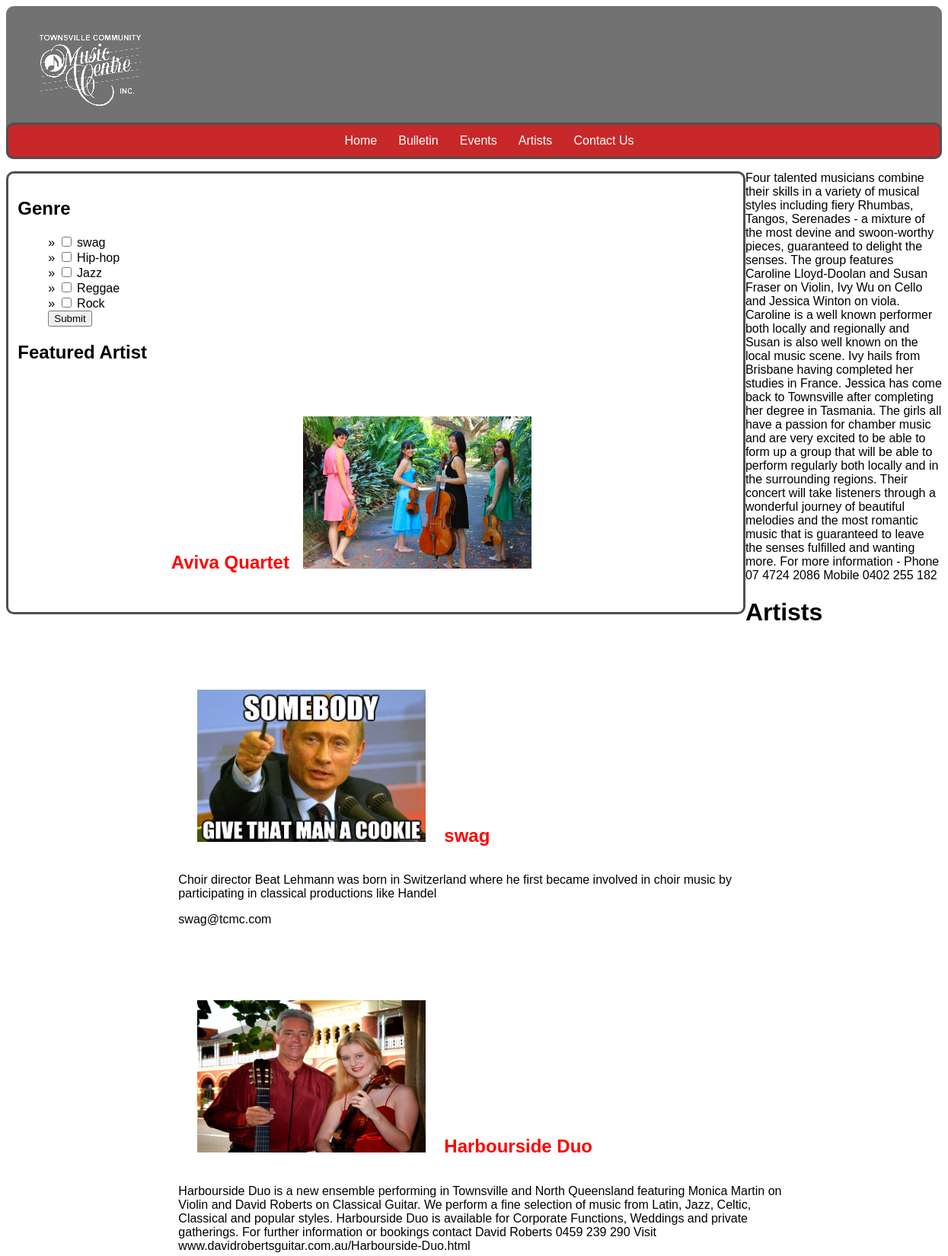
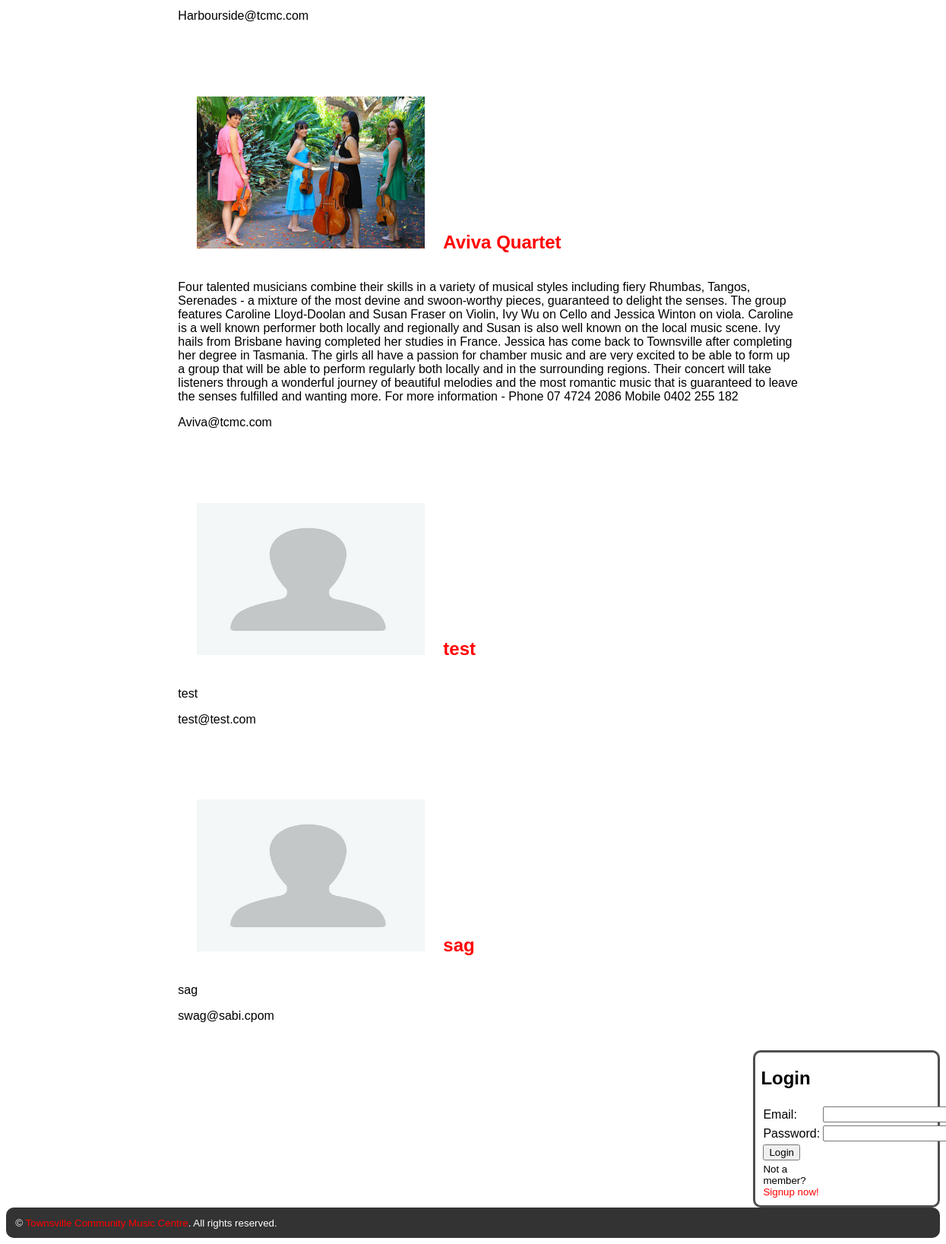
The app's page /artist_list.php with its own data (2 pictures, top to bottom).
### tables this page shows
CREATE TABLE "artistInput" (
  "artist_id" integer NOT NULL DEFAULT '0' PRIMARY KEY AUTOINCREMENT,
  "artist_name" text NOT NULL,
  "artist_description" text NULL,
  "email" text NOT NULL,
  "music_genre" text NULL,
  "location" text NOT NULL,
  "created_by" integer NOT NULL,
  FOREIGN KEY ("created_by") REFERENCES "users" ("id") ON DELETE NO ACTION ON UPDATE NO ACTION
);

### artist_list.php (the view, shortened to what this page needs)
<?php
	include("dbconnect.php");
?>
<!DOCTYPE html PUBLIC "-//W3C//DTD XHTML 1.0 Transitional//EN" "http://www.w3.org/TR/xhtml1/DTD/xhtml1-transitional.dtd">
<html xmlns="http://www.w3.org/1999/xhtml">
	<?php include("inc/header.php"); ?>
	<body>
    	<div id="main-wrapper">
            <?php include("inc/navigation.php"); ?>
          <section id="main-content">
          	<article2>
            	<div>
                    <h2>Genre</h2>
                    <form action="artist_list.php" method="POST">
                        <ul>
                            <?php
                                $sql = "SELECT DISTINCT music_genre FROM artistInput";
                                foreach($dbh->query($sql) as $row) {
                                    echo'<li style="list-style:none">&raquo; <input type="checkbox" name="music_genre[]" value = "', $row['music_genre'], '"> ', $row['music_genre'], '</li>';
                                }
                            ?>
                            <input type="submit" name="formSubmit" value="Submit" />
                        </ul>
                    </form>
               	</div>
               </article2>
               <h1>Featured Artist</h1>
            <?php
				$test = $dbh->query("SELECT MAX(artist_id) AS max_id, MIN(artist_id) AS min_id FROM artistInput");
				$result = $test->fetch(PDO::FETCH_ASSOC);
				$random = mt_rand($result['min_id'], $result['max_id']);
				$featured = $dbh->query("SELECT * FROM artistInput WHERE artist_id >= $random LIMIT 0,1");
				$featuredResult = $featured->fetch(PDO::FETCH_ASSOC);
				if ($featuredResult['artist_id'] != $random) {
					goto a;
				} else {
					echo '<section id="artist_list">';
					echo "<ul class='list_format'>";
					$image_url = $featuredResult['location'];
					$null = "SELECT location FROM artistInput WHERE location = '".$featuredResult['location']."' ";
					$result = $dbh->query($null);
					echo '<li><div><a href="artist_description.php?artist_id=', $featuredResult['artist_id'], '&artist_name=', $featuredResult['artist_name'], '">
					<h2 id=artistname">', $featuredResult['artist_name'], '</h2></a></div></li>';
					if($result) {
						echo "<li><div><img width='300px' height='200px' src='".$image_url."'><li></div></li>";
					} else{
						echo "<li><div><img src='Artist_images/default-avatar.jpg'></div></li>";
					}
					echo '<p>', $featuredResult['artist_description'], '</p>';
					echo '</ul>';
					echo '</section>';
				}
			?>
          	<h1>Artists</h1>
			<?php
			if(!isset($_POST['music_genre'])){
    			$sql3 = "SELECT * FROM artistInput";
				foreach($dbh->query($sql3)as $row) {
					echo '<section id="artist_list">';
						echo "<ul class='list_format'>";
							echo "<li><div><img width='300px' height='200px' src='" . $row['location'] . "'></div></li>";
							echo '<li><div><a href="artist_description.php?artist_id=', $row['artist_id'], '&artist_name=', $row['artist_name'], '"><h2>', $row['artist_name'], '</h2></a></div></li>';
							echo '<p>', $row['artist_description'], '</p>';
							echo '<p>', $row['email'], '</p>';
							echo '</ul>';
					echo "</section>";
					echo "<br />";
				}
			}
		?>
          </section>
          <aside>
              <div class="side-box">
                	<?php
						function index() {
							if (!$_SESSION['id']) {
								echo "<table><form action='artist_list.php' method='post'><tr>"
								."<h1>Login</h1>"
								."<td>Email:</td><td><input type='text' name='email'></td></tr>"
								."<tr><td>Password:</td><td><input type='password' name='password'></td></tr>"
								."<tr><td><input type='submit' value='Login' name='login'></td></tr>"
								."<tr><td><small>Not a member?<a href='register.php'>Signup now!</a></small></td></tr>"
								."</form></table>";
							}
						}
						index();
					?>
            </div>
          </aside>
            <?php include("inc/footer.php"); ?>
        </div>
	</body>
</html>

### css/style.css (style rules this page uses)
* { -webkit-box-sizing: border-box; -moz-box-sizing: border-box; box-sizing: border-box; font-family:"Arial"; }
body a:link { color: #F00; }
#main-wrapper { width: 100%; margin: 0 auto; }
.primary ul li a, a:link { text-decoration: none; color: #FFFFFF; }
#main-content { width: 79%; padding: 1% 1% 1% 1%; color: #000000; margin-bottom: 1%; float: left; border-style:solid; border-color:#4F4F4F; border-radius:10px 10px 10px 10px; -moz-border-raidus: 10px 10px 10px 10px; -webkit-border-raidus: 10px 10px 10px 10px; }
aside { width: 20%; float: right; border-style:solid; border-color:#4F4F4F; border-radius:10px 10px 10px 10px; -moz-border-raidus: 10px 10px 10px 10px; -webkit-border-raidus: 10px 10px 10px 10px; }
.side-box { padding: 0% 3% 3% 3%; border-radius: 5%; font-family:"Arial"; }
footer a, a:link { text-decoration: none; color: #FFFFFF; }
#artist_list { width: 70%; position:relative; margin-left:15%; padding: 2px; }
.list_format { position:relative; padding-top:5%; list-style-type:none; float:float; }
.list_format > li { margin-left: 3%; display:inline-block; padding:0; }

### records on screen
artistinput: artist_name "Aviva Quartet", location (picture), artist_description "Four talented musicians combine their skills in a variety of musical styles including fiery Rhumbas, Tangos, Serenades - a mixture of the most devine and swoon-worthy pieces, guaranteed to delight the senses. The group features Caroline Lloyd-Doolan and Susan Fraser on Violin, Ivy Wu on Cello and Jessica Winton on viola. Caroline is a well known performer both locally and regionally and Susan is also well known on the local music scene. Ivy hails from Brisbane having completed her studies in France. Jessica has come back to Townsville after completing her degree in Tasmania. The girls all have a passion for chamber music and are very excited to be able to form up a group that will be able…", email "Aviva@tcmc.com"
artistinput: location (picture), artist_name "swag", artist_description "Choir director Beat Lehmann was born in Switzerland where he first became involved in choir music by participating in classical productions like Handel", email "swag@tcmc.com"
artistinput: location (picture), artist_name "Harbourside Duo", artist_description "Harbourside Duo is a new ensemble performing in Townsville and North Queensland featuring Monica Martin on Violin and David Roberts on Classical Guitar. We perform a fine selection of music from Latin, Jazz, Celtic, Classical and popular styles. Harbourside Duo is available for Corporate Functions, Weddings and private gatherings. For further information or bookings contact David Roberts 0459 239 290 Visit www.davidrobertsguitar.com.au/Harbourside-Duo.html", email "Harbourside@tcmc.com"
artistinput: location (placeholder picture), artist_name "test", artist_description "test", email "test@test.com"
artistinput: location (placeholder picture), artist_name "sag", artist_description "sag", email "swag@sabi.cpom"

### other values on screen
$row['music_genre'] "swag"
$row['music_genre'] "Hip-hop"
$row['music_genre'] "Jazz"
$row['music_genre'] "Reggae"
$row['music_genre'] "Rock"
